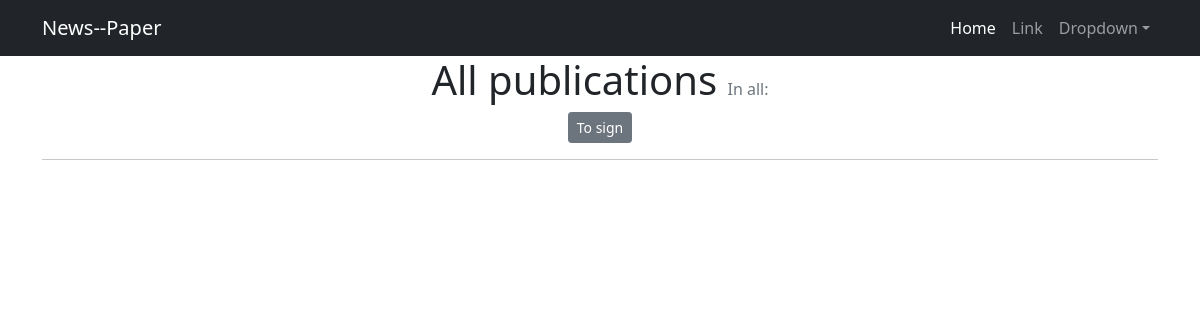
Before: /news/categories/4 with the older database file.
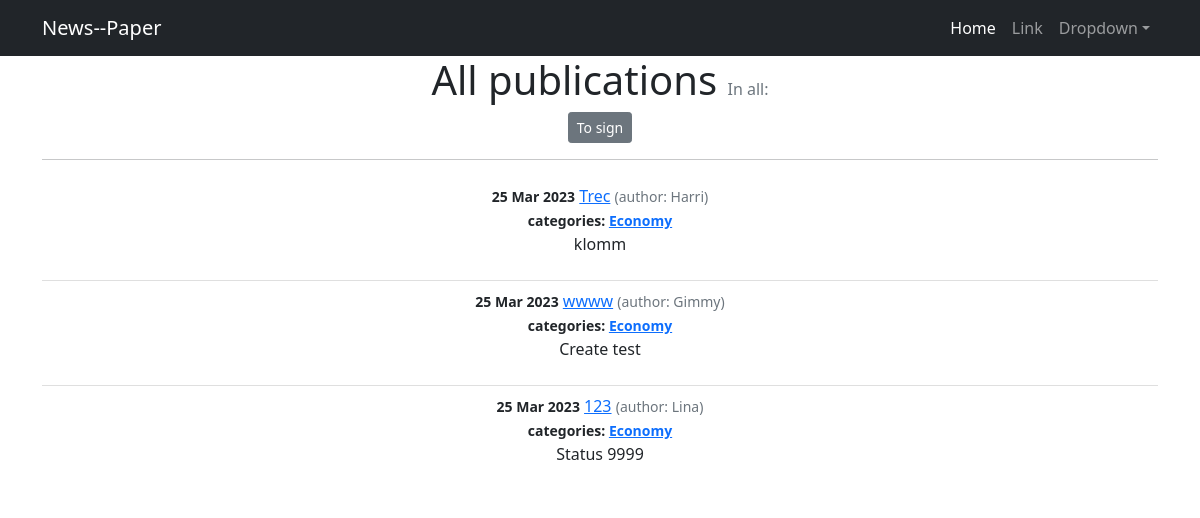
After: the same page with the newer database file.
### news/models.py (models this page shows, shortened)
class Post(models.Model):
    objects = None
    author = models.ForeignKey(Author, on_delete=models.CASCADE)
    typContent = [('Article', 'Article'), ('News', 'News')]
    newsArticle = models.CharField(choices=typContent, max_length=7, default='News')
    dateTime = models.DateTimeField(auto_now_add=True)
    category = models.ManyToManyField(Category, through='PostCategory')
    title = models.CharField(max_length=255)
    text = models.TextField()
    rating = models.SmallIntegerField(default=0)

class Author(models.Model):
    user = models.OneToOneField(User, on_delete=models.CASCADE)
    authorRating = models.SmallIntegerField(default=0)
    def __str__(self):
        return f'{self.user}'

class Category(models.Model):
    category_name = models.CharField(max_length=128, unique= True)
    subscribers = models.ManyToManyField(User, related_name='categories')
    def __str__(self):
        return f'{self.category_name}'

### news/views.py (the view)
# urls.py: path('categories/<int:pk>', CategoryListView.as_view(), name='category_list'),
class CategoryListView(ListView):
    model = Post
    template_name = 'category_list.html'
    context_object_name = 'category_news_list'
    def get_queryset(self):
        self.category = get_object_or_404(Category, id = self.kwargs['pk'])
        queryset = Post.objects.filter(category = self.category).order_by('-dateTime')
        return queryset
    def get_context_data(self, **kwargs):
        context = super().get_context_data(**kwargs)
        context['is_not_subscriber'] = self.request.user not in self.category.subscribers.all()
        context['category'] = self.category
        return context

### templates/category_list.html (shortened to what this page needs)
<!DOCTYPE html>
{% extends 'default.html' %}
{% load custom_filters %}
{% block content %}
<h1 class="text-center">All publications <span class="text-muted fs-6 fw-normal">In all: {{ page_obj.paginator.count }}</span></h1>
    {% if is_not_subscriber %}
        <p class="text-center"><a href="{% url 'subscribe' category.id %}" class="btn btn-secondary btn-sm">To sign</a></p>
    {% endif %}
<hr>
<ul class = "list-group list-group-flush">
    {% for post in category_news_list %}
        <li class = "list-group-item">
            <small class = "fw-bold">{{ post.dateTime | date:'d M Y' }}</small>
            <a href="{% url 'post_detail' post.id %}">{{ post.title }}</a>
            <small class = "text-muted">(author: {{ post.author }})</small><br>
            <small class = "fw-bold">categories:
                {% for category in post.category.all %}
                <a href="{% url 'category_list' category.id %}">{{ category }}</a>
                {% endfor %}
            </small>
            <p>{{ post.text | truncatechars:210 }}</p>
        </li>
    {% endfor %}
</ul>
{% endblock content %}

Changed rows visible on the page:
added Post: dateTime "25 Mar 2023", title "Trec", author "Harri", text "klomm"
now on this page (row unchanged): Category: category_name "Economy"
added Post: dateTime "25 Mar 2023", title "wwww", author "Gimmy", text "Create test"
added Post: dateTime "25 Mar 2023", title "123", author "Lina", text "Status 9999"
